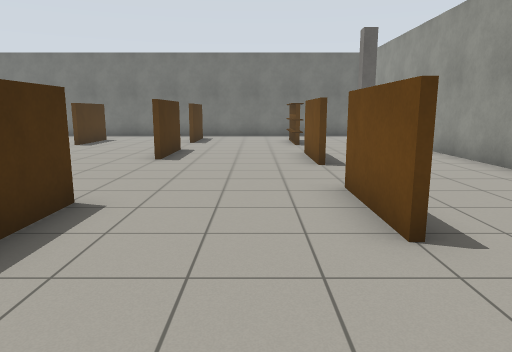
view 1 (above)

14 first-person views from a walk through a Gazebo world. The camera is 1.2 m above the floor, tilts 10° down and sees 70° across. The floor is counted in squares, 1 m on a side. Each view is taken from the middle of a square. On the plan, view 1 faces up. The plan holds only what a view shows up to about 14 squares ahead; the rest is blank.

view 2
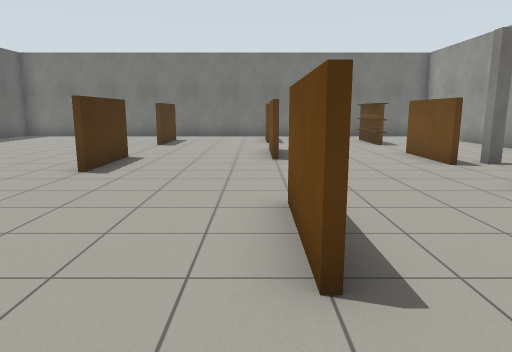

view 3
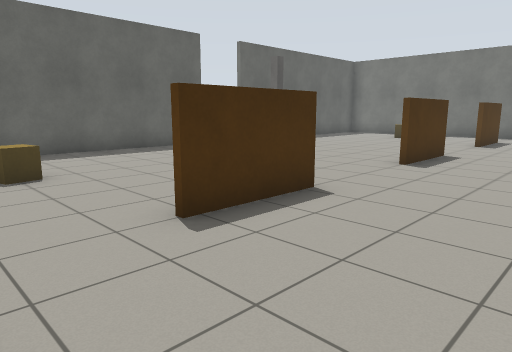

view 4
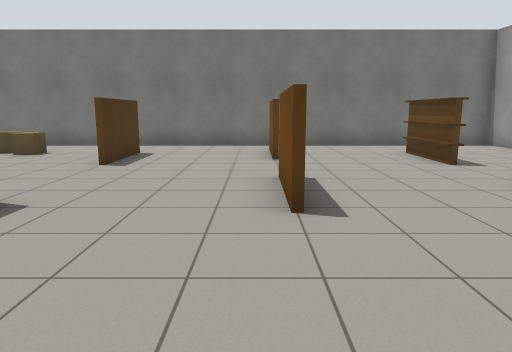

view 5
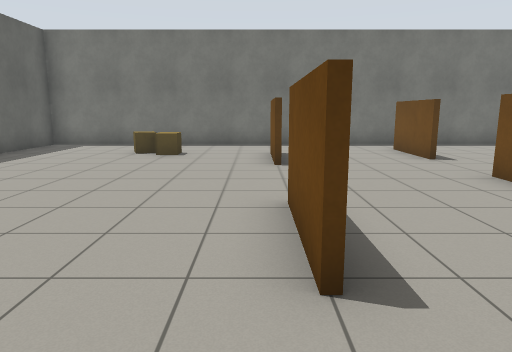

view 6
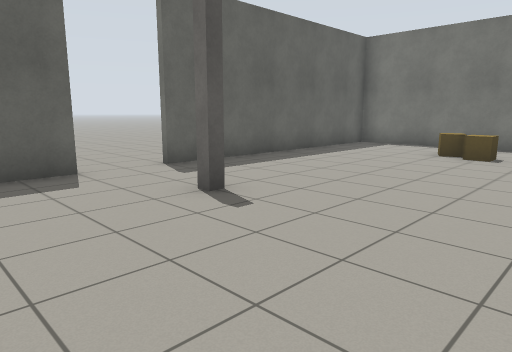

view 7
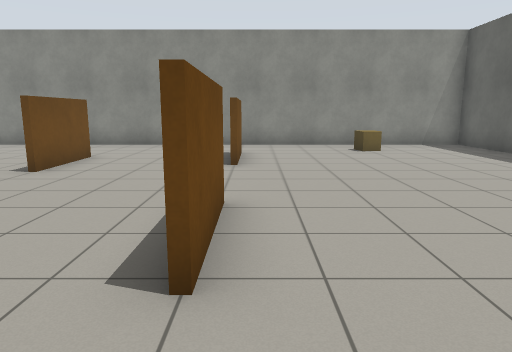

view 8
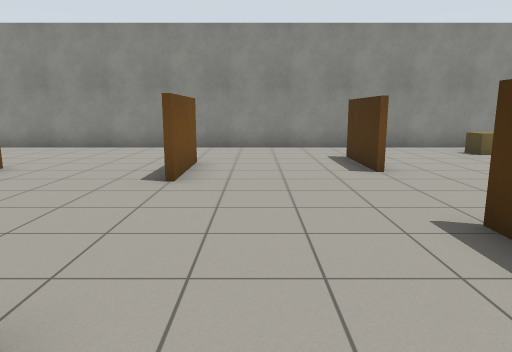

view 9
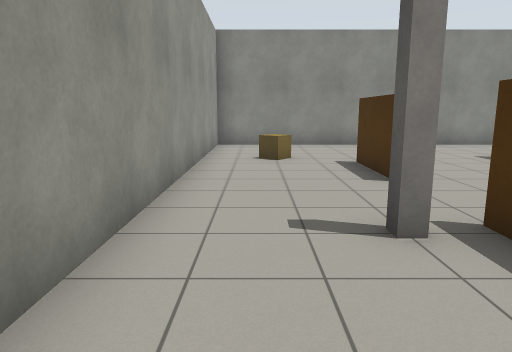

view 10
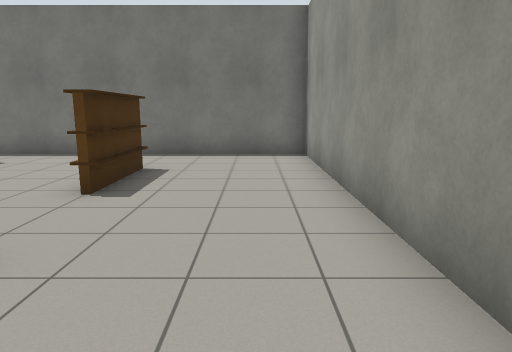

view 11
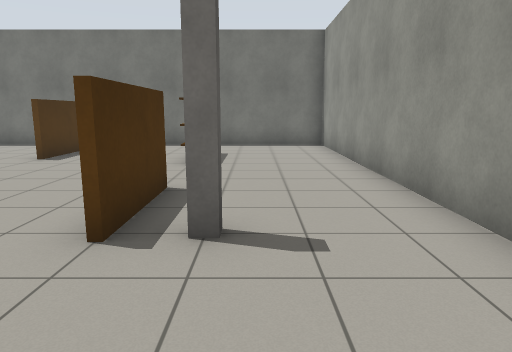

view 12
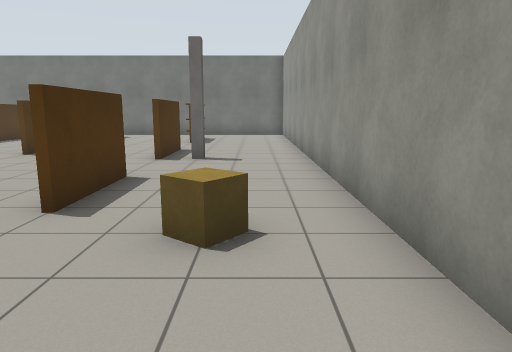

view 13
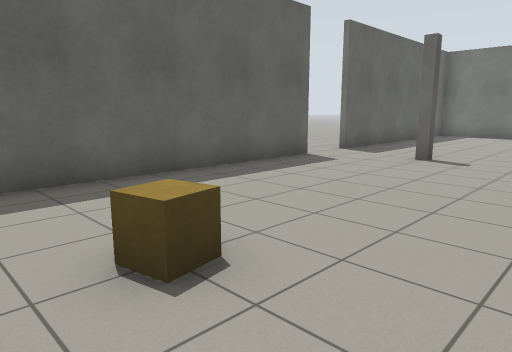

view 14
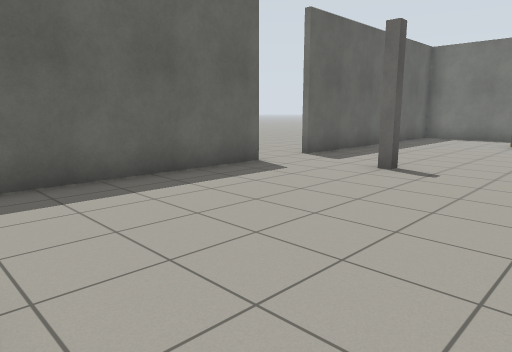

### Floor plan
Points are (right, up) in squares from view 1. A wall is a line through its corners. A room is listed if a view was taken in it or the views show most of it. See-through windows are left out.
Room 1 (views 1, 2, 3, 4, 5, 6, 7, 8, 9, 10, 11, 12, 13, 14)
walls: (-2.6, 9.2) (-2.6, 11.8); (-6.6, 7.1) (-6.6, 9.8); (-6.4, 9.8) (-6.4, 7.2); (-2.4, 4.8) (-2.4, 3.2); (-2.4, 11.8) (-2.4, 9.2); (-6.4, 3.9) (-6.4, 1.2); (1.4, 9.4) (1.4, 10.8); (-6.6, 13.2) (-6.6, 15.5); (1.6, 5.8) (1.6, 3.2); (-2.6, 2.1) (-2.6, 4.8); (1.6, 10.8) (1.6, 9.4); (-2.6, 14.2) (-2.6, 16.8); (1.4, 3.2) (1.4, 5.8); (-6.6, 1.2) (-6.6, 3.8); (-6.4, 15.8) (-6.4, 13.2); (-2.4, 16.2) (-2.4, 14.2); (-14.4, 7.6) (-14.4, -1.4) (5.4, -1.4) (5.4, 18.4) (-14.4, 18.4) (-14.4, 9.5)
ways out: opening at (-14, 8.5)
objects: pillar (-12, 8) to (-11, 9); crate (-11, 0) to (-10, 1); crate (-10, 15) to (-9, 15); crate (-10, 16); pillar (2, 9); brown box (2, 14) to (2, 16); crate (3, 2) to (4, 3)

Where each view was taken, in squares from view 1:
view 1: 0 up, 0 right, facing up
view 2: 0 up, 3 left, facing up
view 3: 1 down, 3 left, facing up-left
view 4: 5 up, 3 left, facing up
view 5: 5 up, 7 left, facing up
view 6: 5 up, 7 left, facing up-left
view 7: 12 up, 7 left, facing down
view 8: 11 up, 4 left, facing down
view 9: 12 up, 4 right, facing down
view 10: 8 up, 4 right, facing up
view 11: 5 up, 3 right, facing up
view 12: 1 down, 4 right, facing up
view 13: 1 down, 8 left, facing up-left
view 14: 1 up, 8 left, facing up-left
